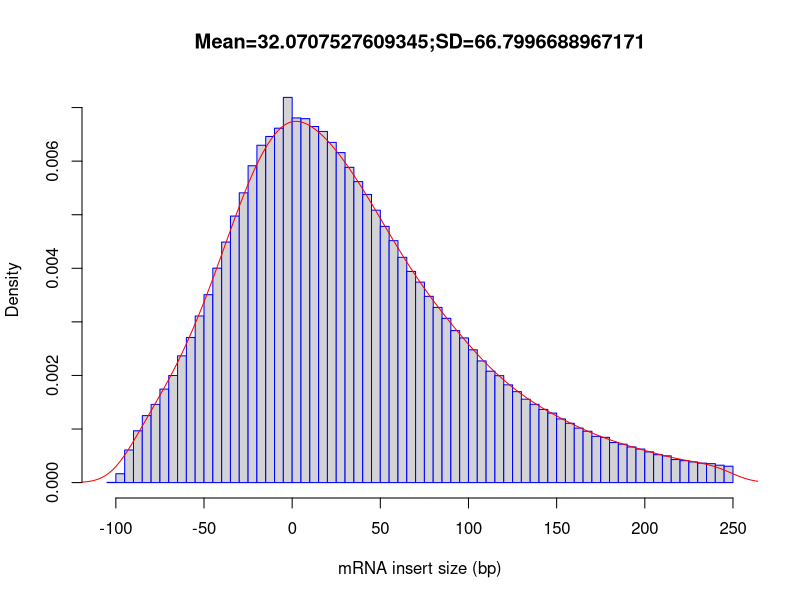

R code for this plot:
out_file = 'CF91090'
pdf('CF91090.inner_distance_plot.pdf')
fragsize=rep(c(-247.5,-242.5,-237.5,-232.5,-227.5,-222.5,-217.5,-212.5,-207.5,-202.5,-197.5,-192.5,-187.5,-182.5,-177.5,-172.5,-167.5,-162.5,-157.5,-152.5,-147.5,-142.5,-137.5,-132.5,-127.5,-122.5,-117.5,-112.5,-107.5,-102.5,-97.5,-92.5,-87.5,-82.5,-77.5,-72.5,-67.5,-62.5,-57.5,-52.5,-47.5,-42.5,-37.5,-32.5,-27.5,-22.5,-17.5,-12.5,-7.5,-2.5,2.5,7.5,12.5,17.5,22.5,27.5,32.5,37.5,42.5,47.5,52.5,57.5,62.5,67.5,72.5,77.5,82.5,87.5,92.5,97.5,102.5,107.5,112.5,117.5,122.5,127.5,132.5,137.5,142.5,147.5,152.5,157.5,162.5,167.5,172.5,177.5,182.5,187.5,192.5,197.5,202.5,207.5,212.5,217.5,222.5,227.5,232.5,237.5,242.5,247.5),times=c(0,0,0,0,0,0,0,0,0,0,0,0,0,0,0,0,0,0,0,0,0,0,0,0,0,0,0,0,0,20,802,2953,4687,6060,7077,8460,9689,11468,13131,15076,17003,19402,21762,24115,26216,28670,30523,31316,32064,34850,32993,32927,32219,31771,30782,29858,28524,27232,26071,24648,23178,21892,20384,19108,18139,16851,15850,14860,13751,13087,12016,11006,10080,9676,8845,8230,7547,7084,6621,6291,5760,5367,4935,4646,4183,4095,3626,3476,3226,3036,2780,2527,2419,2088,1984,1873,1764,1713,1573,1482))
frag_sd = sd(fragsize)
frag_mean = mean(fragsize)
frag_median = median(fragsize)
write(x=c("Name","Mean","Median","sd"), sep="	", file=stdout(),ncolumns=4)
write(c(out_file,frag_mean,frag_median,frag_sd),sep="	", file=stdout(),ncolumns=4)
hist(fragsize,probability=T,breaks=100,xlab="mRNA insert size (bp)",main=paste(c("Mean=",frag_mean,";","SD=",frag_sd),collapse=""),border="blue")
lines(density(fragsize,bw=10),col='red')
dev.off()
